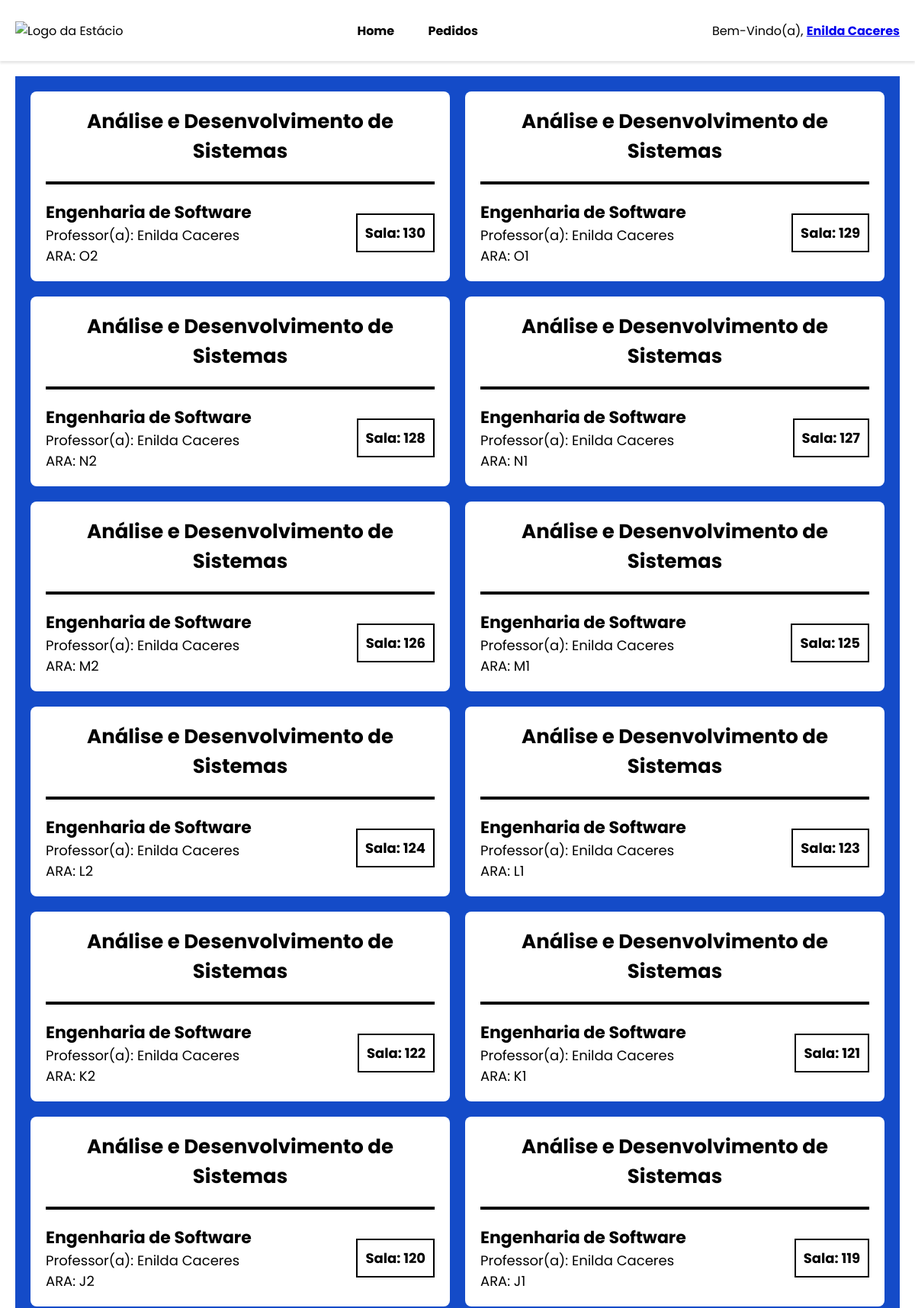
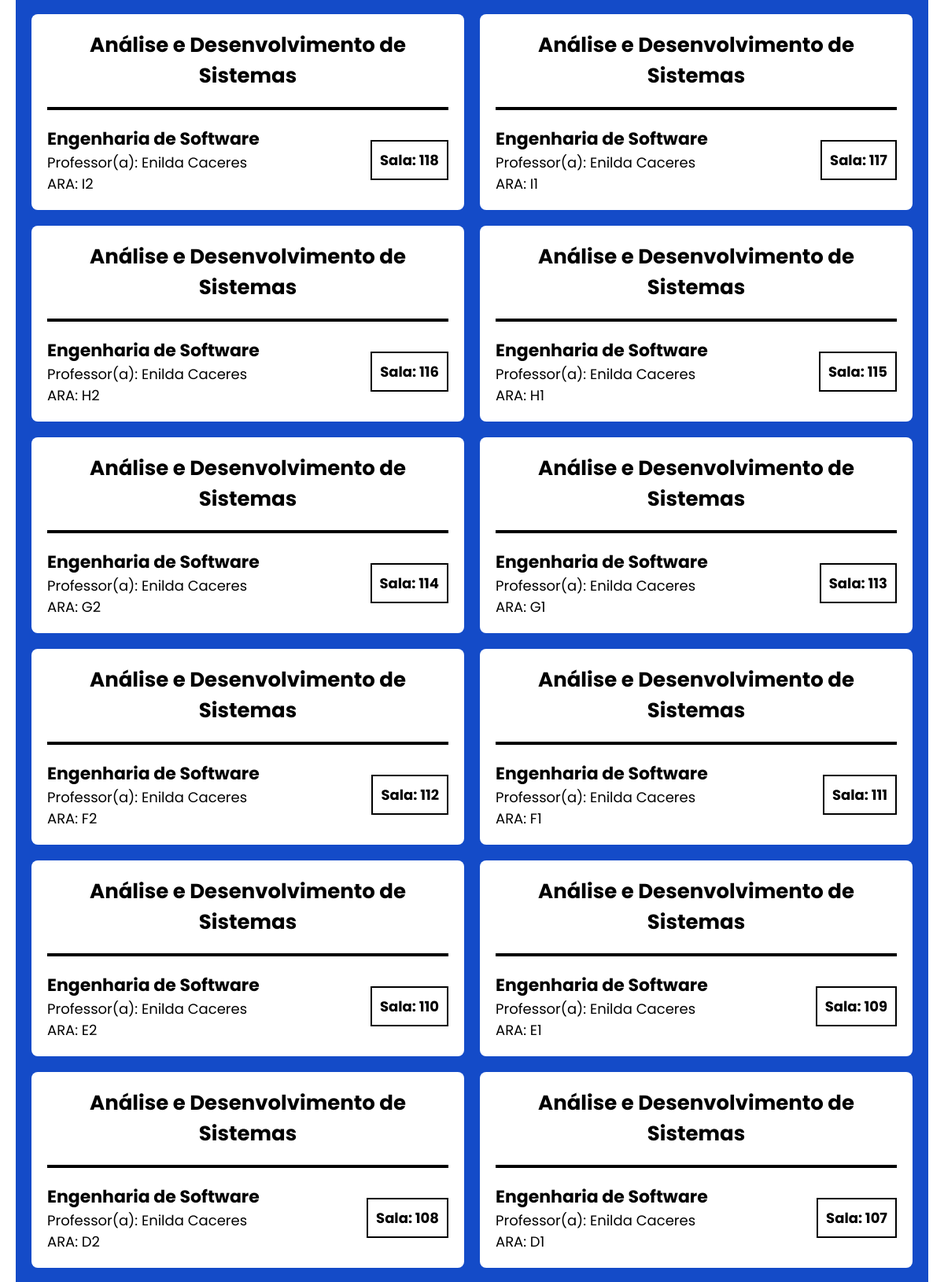
The app's page /pages/index-professor.php (signed in, upper part) with its own data (2 pictures, top to bottom).
### tables this page shows
CREATE TABLE `horario` (
  `id_horario` int NOT NULL AUTO_INCREMENT,
  `ara` varchar(10) NOT NULL,
  `sala` varchar(10) NOT NULL,
  `turno` enum('manha','tarde','noite') NOT NULL,
  `dia_semana` enum('segunda','terca','quarta','quinta','sexta') NOT NULL,
  `id_curso` int NOT NULL,
  `id_materia` int NOT NULL,
  `id_usuario` int NOT NULL,
  PRIMARY KEY (`id_horario`),
  KEY `id_curso` (`id_curso`),
  KEY `id_materia` (`id_materia`),
  KEY `id_usuario` (`id_usuario`),
  CONSTRAINT `horario_ibfk_1` FOREIGN KEY (`id_curso`) REFERENCES `curso` (`id_curso`),
  CONSTRAINT `horario_ibfk_2` FOREIGN KEY (`id_materia`) REFERENCES `materia` (`id_materia`),
  CONSTRAINT `horario_ibfk_3` FOREIGN KEY (`id_usuario`) REFERENCES `usuario` (`id_usuario`)
);

CREATE TABLE `curso` (
  `id_curso` int NOT NULL AUTO_INCREMENT,
  `nome` varchar(100) NOT NULL,
  PRIMARY KEY (`id_curso`),
  UNIQUE KEY `nome` (`nome`)
);

CREATE TABLE `materia` (
  `id_materia` int NOT NULL AUTO_INCREMENT,
  `nome` varchar(100) NOT NULL,
  `id_curso` int NOT NULL,
  PRIMARY KEY (`id_materia`),
  KEY `id_curso` (`id_curso`),
  CONSTRAINT `materia_ibfk_1` FOREIGN KEY (`id_curso`) REFERENCES `curso` (`id_curso`)
);

CREATE TABLE `usuario` (
  `id_usuario` int NOT NULL AUTO_INCREMENT,
  `nome` varchar(100) NOT NULL,
  `usuario` varchar(100) NOT NULL,
  `senha` varchar(255) NOT NULL,
  `tipo_usuario` enum('admin','professor','telao') NOT NULL,
  PRIMARY KEY (`id_usuario`),
  UNIQUE KEY `usuario` (`usuario`)
);

### pages/index-professor.php (the view, shortened to what this page needs)
<?php
    include '../php/config.php';
    $nomeUsuario = $_SESSION['nome'];
    try {
        $stmt = $pdo->query("
            SELECT
                h.id_horario,
                h.ara,
                h.sala,
                c.nome AS curso,
                m.nome AS materia,
                u.nome AS professor
            FROM horario h
            JOIN curso c ON h.id_curso = c.id_curso
            JOIN materia m ON h.id_materia = m.id_materia
            JOIN usuario u ON h.id_usuario = u.id_usuario
            ORDER BY h.id_horario DESC
        ");
        $horarios = $stmt->fetchAll(PDO::FETCH_ASSOC);
    }
    catch (PDOException $e) {
        echo "Erro ao buscar os horários: " . $e->getMessage();
        exit;
    }
?>
<!DOCTYPE html>
<html lang="pt-br">
<head>
    <link rel="stylesheet" href="../estilos/style.css">
    <link rel="stylesheet" href="../estilos/menu.css">
    <link rel="stylesheet" href="../estilos/cards.css">
</head>
<body>
    <header class="menu">
        <div class="logo">
            <img src="https://cdn.portal.estacio.br/logotipo_marca_estacio_preto_HOME_d4bc9da518_ed6850a937.svg" alt="Logo da Estácio">
        </div>
        <nav class="menu-itens">
            <a href="../pages/index-professor.php">Home</a>
            <a href="../pages/pedidos.php">Pedidos</a>
        </nav>
        <div class="usuario-logado">
            <span>
                Bem-Vindo(a),
                <strong>
                    <a href="#" id="nome-usuario" onclick="toggleMenu()"><?= htmlspecialchars($nomeUsuario) ?></a>
                </strong>
            </span>
        </div>
    </header>
    <main class="area-cards">
        <?php if (!empty($horarios)): ?>
            <?php foreach ($horarios as $horario): ?>
                <div class="card">
                    <h1><?= htmlspecialchars($horario['curso']) ?></h1>
                    <div class="line"></div>
                    <div class="info-card">
                        <div class="esquerda">
                            <h2><?= htmlspecialchars($horario['materia']) ?></h2>
                            <p>Professor(a): <?= htmlspecialchars($horario['professor']) ?></p>
                            <p>ARA: <?= htmlspecialchars($horario['ara']) ?></p>
                        </div>
                        <div class="direita">
                            <p>Sala: <?= htmlspecialchars($horario['sala']) ?></p>
                        </div>
                    </div>
                </div>
            <?php endforeach; ?>
        <?php else: ?>
            <p>Nenhum horário encontrado.</p>
        <?php endif; ?>
    </main>
</body>
</html>

### estilos/style.css (style rules this page uses)
* { margin: 0; padding: 0; box-sizing: border-box; font-family: "Poppins", sans-serif; }
:root { --color-neutro-1: rgb(255, 255, 255); --color-neutro-2: rgb(0, 0, 0); --color-sombra-1: rgba(0, 0, 0, 0.1); --color-blue-1: rgb(20, 75, 200); --color-red-1: rgb(238, 50, 93); --color-red-2: rgb(174, 5, 43); --color-red-3: rgb(255, 0, 0); --color-yellow-1: rgb(255, 255, 0); --color-green-1: rgb(0, 128, 0); }

### estilos/menu.css (style rules this page uses)
.menu { display: flex; justify-content: space-between; align-items: center; padding: 10px 20px; height: 80px; background-color: var(--color-neutro-1); color: var(--color-neutro-2); box-shadow: 0px 0.1875rem 0.1875rem var(--color-sombra-1); }
.menu-itens a { text-decoration: none; font-weight: bold; margin: 0 20px; color: var(--color-neutro-2); }
.usuario-logado { position: relative; display: inline-block; }

### estilos/cards.css (style rules this page uses)
.area-cards { display: grid; grid-template-columns: repeat(auto-fit, minmax(400px, 1fr)); margin: 20px; padding: 20px; gap: 20px; background-color: var(--color-blue-1); }
.card { padding: 20px; border-radius: 8px; background-color: var(--color-neutro-1); }
.card h1 { text-align: center; font-size: 26px; margin-bottom: 20px; }
.line { margin-bottom: 20px; border: 2px solid var(--color-neutro-2); }
.info-card { display: flex; justify-content: space-between; align-items: center; }
.esquerda h2 { font-size: 22px; }
.esquerda p { font-size: 18px; }
.direita p { font-weight: bold; padding: 10px; font-size: 18px; border: 2px solid var(--color-neutro-2); }

### records on screen
horario: id_curso.nome "Análise e Desenvolvimento de Sistemas", id_materia.nome "Engenharia de Software", id_usuario.nome "Enilda Caceres", ara "O2", sala "130"
horario: id_curso.nome "Análise e Desenvolvimento de Sistemas", id_materia.nome "Engenharia de Software", id_usuario.nome "Enilda Caceres", ara "O1", sala "129"
horario: id_curso.nome "Análise e Desenvolvimento de Sistemas", id_materia.nome "Engenharia de Software", id_usuario.nome "Enilda Caceres", ara "N2", sala "128"
horario: id_curso.nome "Análise e Desenvolvimento de Sistemas", id_materia.nome "Engenharia de Software", id_usuario.nome "Enilda Caceres", ara "N1", sala "127"
horario: id_curso.nome "Análise e Desenvolvimento de Sistemas", id_materia.nome "Engenharia de Software", id_usuario.nome "Enilda Caceres", ara "M2", sala "126"
horario: id_curso.nome "Análise e Desenvolvimento de Sistemas", id_materia.nome "Engenharia de Software", id_usuario.nome "Enilda Caceres", ara "M1", sala "125"
horario: id_curso.nome "Análise e Desenvolvimento de Sistemas", id_materia.nome "Engenharia de Software", id_usuario.nome "Enilda Caceres", ara "L2", sala "124"
horario: id_curso.nome "Análise e Desenvolvimento de Sistemas", id_materia.nome "Engenharia de Software", id_usuario.nome "Enilda Caceres", ara "L1", sala "123"
horario: id_curso.nome "Análise e Desenvolvimento de Sistemas", id_materia.nome "Engenharia de Software", id_usuario.nome "Enilda Caceres", ara "K2", sala "122"
horario: id_curso.nome "Análise e Desenvolvimento de Sistemas", id_materia.nome "Engenharia de Software", id_usuario.nome "Enilda Caceres", ara "K1", sala "121"
horario: id_curso.nome "Análise e Desenvolvimento de Sistemas", id_materia.nome "Engenharia de Software", id_usuario.nome "Enilda Caceres", ara "J2", sala "120"
horario: id_curso.nome "Análise e Desenvolvimento de Sistemas", id_materia.nome "Engenharia de Software", id_usuario.nome "Enilda Caceres", ara "J1", sala "119"
horario: id_curso.nome "Análise e Desenvolvimento de Sistemas", id_materia.nome "Engenharia de Software", id_usuario.nome "Enilda Caceres", ara "I2", sala "118"
horario: id_curso.nome "Análise e Desenvolvimento de Sistemas", id_materia.nome "Engenharia de Software", id_usuario.nome "Enilda Caceres", ara "I1", sala "117"
horario: id_curso.nome "Análise e Desenvolvimento de Sistemas", id_materia.nome "Engenharia de Software", id_usuario.nome "Enilda Caceres", ara "H2", sala "116"
horario: id_curso.nome "Análise e Desenvolvimento de Sistemas", id_materia.nome "Engenharia de Software", id_usuario.nome "Enilda Caceres", ara "H1", sala "115"
horario: id_curso.nome "Análise e Desenvolvimento de Sistemas", id_materia.nome "Engenharia de Software", id_usuario.nome "Enilda Caceres", ara "G2", sala "114"
horario: id_curso.nome "Análise e Desenvolvimento de Sistemas", id_materia.nome "Engenharia de Software", id_usuario.nome "Enilda Caceres", ara "G1", sala "113"
horario: id_curso.nome "Análise e Desenvolvimento de Sistemas", id_materia.nome "Engenharia de Software", id_usuario.nome "Enilda Caceres", ara "F2", sala "112"
horario: id_curso.nome "Análise e Desenvolvimento de Sistemas", id_materia.nome "Engenharia de Software", id_usuario.nome "Enilda Caceres", ara "F1", sala "111"
horario: id_curso.nome "Análise e Desenvolvimento de Sistemas", id_materia.nome "Engenharia de Software", id_usuario.nome "Enilda Caceres", ara "E2", sala "110"
horario: id_curso.nome "Análise e Desenvolvimento de Sistemas", id_materia.nome "Engenharia de Software", id_usuario.nome "Enilda Caceres", ara "E1", sala "109"
horario: id_curso.nome "Análise e Desenvolvimento de Sistemas", id_materia.nome "Engenharia de Software", id_usuario.nome "Enilda Caceres", ara "D2", sala "108"
horario: id_curso.nome "Análise e Desenvolvimento de Sistemas", id_materia.nome "Engenharia de Software", id_usuario.nome "Enilda Caceres", ara "D1", sala "107"

### other values on screen
$nomeUsuario "Enilda Caceres"
